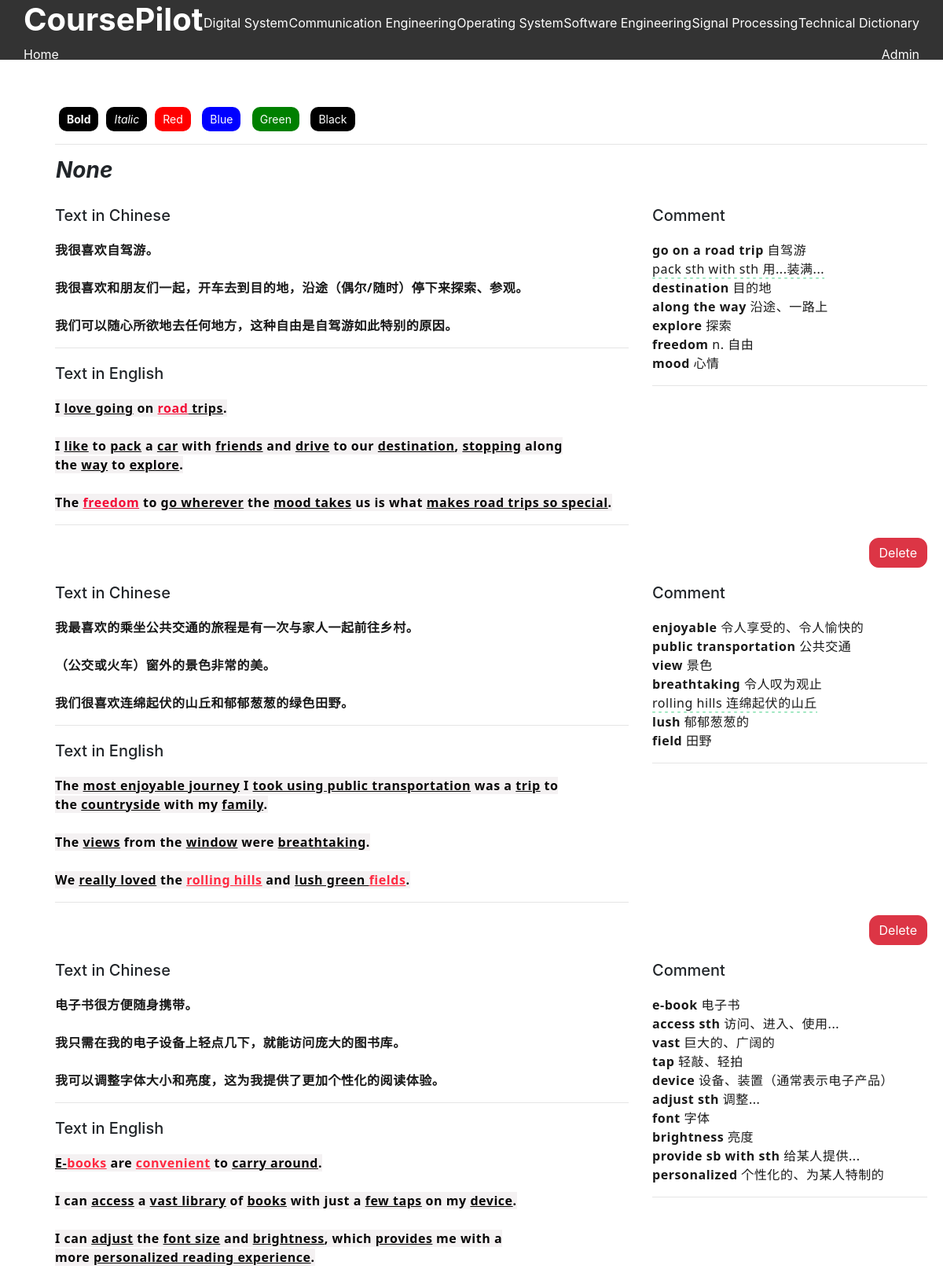
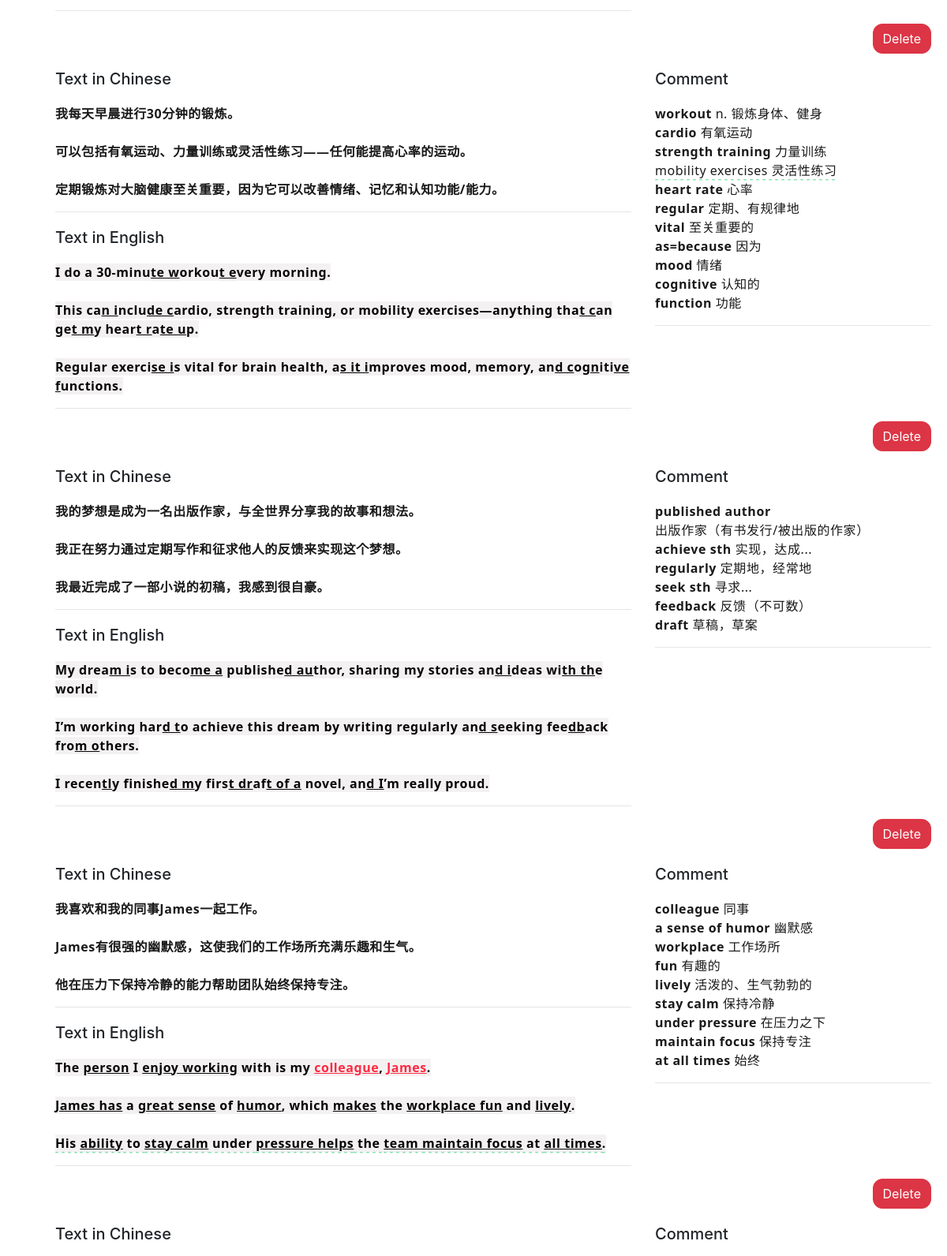
/EDPage/daily_vocabulary/custom_page/ (upper part), run on the app's committed database (2 pictures, top to bottom).
### courses/models.py (models this page shows, shortened)
class CustomData(models.Model):
    id = models.AutoField(primary_key=True)
    text1 = models.TextField(max_length=100000, null=True, blank=True)
    text2 = models.TextField(max_length=100000, null=True, blank=True)
    message = models.TextField(max_length=100000, null=True, blank=True)
    label = models.ForeignKey(Label, related_name='custom_data', on_delete=models.CASCADE)

### courses/views.py (the view)
# urls.py: path('EDPage/daily_vocabulary/custom_page/', views.custom_page, name='custom_page'),
def custom_page(request):
    if request.method == 'POST':
        if request.content_type == 'application/json':
            data = json.loads(request.body)
            custom_data_list = data.get('customDataList', [])
            for custom_data in custom_data_list:
                try:
                    custom_data_obj = CustomData.objects.get(id=custom_data['id'])
                    custom_data_obj.text1 = custom_data['text1']
                    custom_data_obj.text2 = custom_data['text2']
                    custom_data_obj.message = custom_data['message']
                    custom_data_obj.save()
                except CustomData.DoesNotExist:
                    continue
            return JsonResponse({'status': 'success'})
        else:
            form = CustomForm(request.POST)
            if form.is_valid():
                form.save()
                return redirect('courses:custom_page')
    else:
        form = CustomForm()
    label_name = request.GET.get('label')
    latest_CustomData_list = CustomData.objects.filter(label__label=label_name) if label_name else CustomData.objects.all()
    context = {
        'form': form,
        'latest_CustomData_list': latest_CustomData_list,
        'label_name': label_name,
    }
    return render(request, 'courses/detailedCourse/custom_page.html', context)

### courses/models.py (called while the page is built)
    def __str__(self):
        return self.label

### courses/templates/courses/detailedCourse/custom_page.html (shortened to what this page needs)
{% extends "courses/base.html" %}
{% block content %}
<link href="https://maxcdn.bootstrapcdn.com/bootstrap/4.5.2/css/bootstrap.min.css" rel="stylesheet">
<div class="container">
    <div class="button-container">
        <button onclick="toggleBold()"><span style="font-weight: bold;">Bold</span></button>
        <button onclick="toggleItalic()"><span style="font-style: italic;">Italic</span></button>
        <div>
            <button onclick="changeTextColor('red')" style="background-color: red; color: white;">Red</button>
            <button onclick="changeTextColor('blue')" style="background-color: blue; color: white;">Blue</button>
            <button onclick="changeTextColor('green')" style="background-color: green; color: white;">Green</button>
            <button onclick="changeTextColor('black')" style="background-color: black; color: white;">Black</button>
        </div>
    </div>
    <hr>
    <div class="row">
        <div style="padding-left: 16px;"><em><h3><strong>{{ label_name }}</strong></h3></em></div>
        {% for custom_data in latest_CustomData_list %}
<div class="container" id="dataContainer{{ forloop.counter }}">
    <div class="row">
        <div class="col-md-8">
            <div class="mb-3">
                <h5>Text in Chinese</h5>
                <div id="chineseText{{ forloop.counter }}" class="user-text" contenteditable="true">{{ custom_data.text1|safe }}</div>
            </div>
            <hr>
            <div class="mb-3">
                <h5>Text in English</h5>
                <div id="englishText{{ forloop.counter }}" class="user-text" contenteditable="true">{{ custom_data.text2|safe }}</div>
            </div>
            <hr>
        </div>
        <div class="col-md-4">
            <div class="mb-3">
                <h5>Comment</h5>
                <div id="message{{ forloop.counter }}" class="user-text" contenteditable="true">{{ custom_data.message|safe }}</div>
            </div>
            <hr>
        </div>
    </div>
    <div class="row">
        <div class="col-md-12 text-right">
            <button class="btn btn-danger" style="border-radius: 12px;" onclick="deleteEntry({{ forloop.counter }}, {{ custom_data.id }})">Delete</button>
        </div>
    </div>
</div>
{% endfor %}
    </div>
</div>
{% endblock %}

### courses/templates/courses/base.html (style rules this page uses)
body { font-family: Arial, sans-serif; margin: 0; padding: 0; }

### courses/templates/courses/detailedCourse/custom_page.html (style rules this page uses)
.user-text { font-weight: normal; font-style: normal; color: black; }
.button-container { margin-top: 10px; display: flex; justify-content: flex-start; align-items: center; }
.button-container button { margin: 0 5px; padding: 5px 10px; border: none; border-radius: 10px; background-color: #000000; color: white; cursor: pointer; font-size: 14px; }
h5 { margin-top: 20px; margin-bottom: 20px; }

### data on the page
CustomData: text1 "我很喜欢自驾游。 我很喜欢和朋友们一起，开车去到目的地，沿途（偶尔/随时）停下来探索、参观。 我们可以随心所欲地去任何地方，这种自由是自驾游如此特别的原因。", text2 "I love going on road trips . I like to pack a car with friends and drive to our destination , stopping along the way to explore . The freedom to go wherever the mood takes us is what makes road trips so special .", message "go on a road trip 自驾游 pack sth with sth 用...装满... destination 目的地 along the way 沿途、一路上 explore 探索 freedom n. 自由 mood 心情", message (picture)
CustomData: text1 "我最喜欢的乘坐公共交通的旅程是有一次与家人一起前往乡村。 （公交或火车）窗外的景色非常的美。 我们很喜欢连绵起伏的山丘和郁郁葱葱的绿色田野。", text2 "The most enjoyable journey I took using public transportation was a trip to the countryside with my family . The views from the window were breathtaking . We really loved the rolling hills and lush green fields .", message "enjoyable 令人享受的、令人愉快的 public transportation 公共交通 view 景色 breathtaking 令人叹为观止 rolling hills 连绵起伏的山丘 lush 郁郁葱葱的 field 田野", message (picture)
CustomData: text1 "电子书很方便随身携带。 我只需在我的电子设备上轻点几下，就能访问庞大的图书库。 我可以调整字体大小和亮度，这为我提供了更加个性化的阅读体验。", text2 "E- books are convenient to carry around . I can access a vast library of books with just a few taps on my device . I can adjust the font size and brightness , which provides me with a more personalized reading experience .", message "e-book 电子书 access sth 访问、进入、使用... vast 巨大的、广阔的 tap 轻敲、轻拍 device 设备、装置（通常表示电子产品） adjust sth 调整... font 字体 brightness 亮度 provide sb with sth 给某人提供... personalized 个性化的、为某人特制的"
CustomData: text1 "我每天早晨进行30分钟的锻炼。 可以包括有氧运动、力量训练或灵活性练习——任何能提高心率的运动。 定期锻炼对大脑健康至关重要，因为它可以改善情绪、记忆和认知功能/能力。", text2 "I do a 30-minu te w orkou t e very morning. This ca n i nclu de c ardio, strength training, or mobility exercises—anything tha t c an ge t m y hear t r a te u p. Regular exerci se i s vital for brain health, a s it i mproves mood, memory, an d c o gn iti ve f unctions.", message "workout n. 锻炼身体、健身 cardio 有氧运动 strength training 力量训练 mobility exercises 灵活性练习 heart rate 心率 regular 定期、有规律地 vital 至关重要的 as=because 因为 mood 情绪 cognitive 认知的 function 功能", message (picture)
CustomData: text1 "我的梦想是成为一名出版作家，与全世界分享我的故事和想法。 我正在努力通过定期写作和征求他人的反馈来实现这个梦想。 我最近完成了一部小说的初稿，我感到很自豪。", text2 "My drea m i s to beco me a publishe d au thor, sharing my storie s a n d i deas wi th th e world. I’m working har d t o achieve this dream by writing regularly an d s eeking fee db ack fro m o thers. I recen tl y finishe d m y firs t dr af t of a novel, an d I ’m really proud.", message "published author 出版作家（有书发行/被出版的作家） achieve sth 实现，达成... regularly 定期地，经常地 seek sth 寻求... feedback 反馈（不可数） draft 草稿，草案"
CustomData: text1 "我喜欢和我的同事James一起工作。 James有很强的幽默感，这使我们的工作场所充满乐趣和生气。 他在压力下保持冷静的能力帮助团队始终保持专注。", text2 "The person I enjoy working with is my colleague , James . James has a great sense of humor , which makes the workplace fun and lively . His ability to stay calm under pressure helps the team maintain focus at all times .", text2 (picture), message "colleague 同事 a sense of humor 幽默感 workplace 工作场所 fun 有趣的 lively 活泼的、生气勃勃的 stay calm 保持冷静 under pressure 在压力之下 maintain focus 保持专注 at all times 始终"

### other printed values
{{ label_name }} "None"
